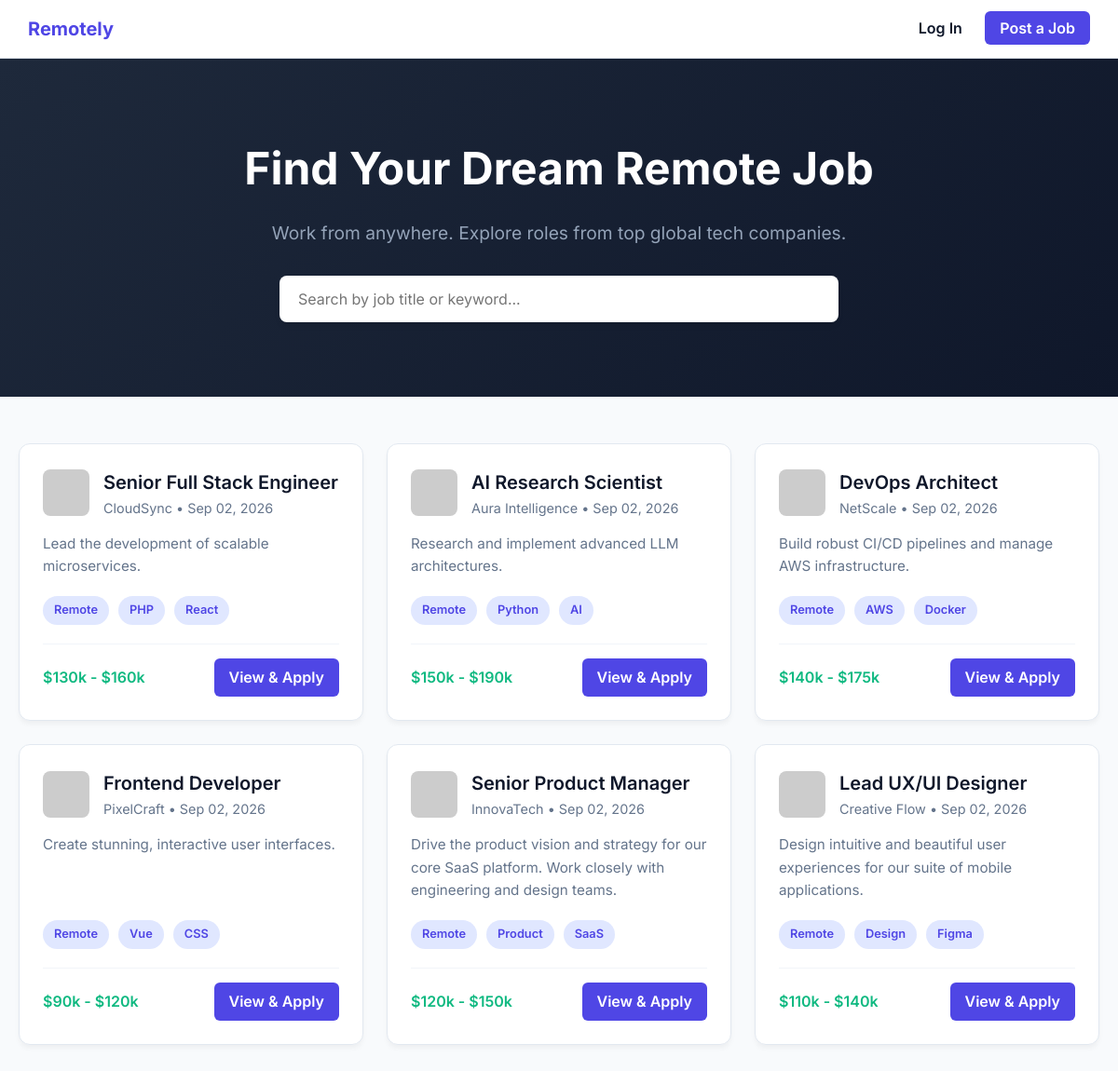
The page / on the database its author committed.
### tables this page shows
CREATE TABLE jobs (

id INT AUTO_INCREMENT PRIMARY KEY,

employer_id INT NULL,

title VARCHAR(255) NOT NULL, company VARCHAR(255) NOT NULL,
description TEXT NOT NULL,

tags VARCHAR(255) DEFAULT 'Remote',

salary VARCHAR(100), logo_url VARCHAR(255),
posted_at TIMESTAMP DEFAULT CURRENT_TIMESTAMP,

FOREIGN KEY (employer_id) REFERENCES users(id) ON DELETE SET NULL

);

### index.php (the view, shortened to what this page needs)
<?php session_start();
require_once 'db.php';
$stmt = $pdo->query("SELECT * FROM jobs ORDER BY posted_at DESC");
$jobs = $stmt->fetchAll();
$is_logged_in = isset($_SESSION['user_id']);
?>
<!DOCTYPE html>
<html lang="en">
<head>
</head>
<body>
    <nav class="top-nav">
        <div style="font-weight: 700; font-size: 1.25rem; color: var(--primary);">Remotely</div>
        <div class="nav-links">
            <?php if (!$is_logged_in): ?>
                <a href="login.php">Log In</a>
                <a href="login.php" class="btn-primary">Post a Job</a>
            <?php endif; ?>
        </div>
    </nav>
    <header class="hero">
        <h1>Find Your Dream Remote Job</h1>
        <p>Work from anywhere. Explore roles from top global tech companies.</p>
        <div class="search-bar">
            <input type="text" id="searchInput" placeholder="Search by job title or keyword...">
        </div>
    </header>
    <main class="container">
        <div class="job-grid" id="jobGrid">
            <?php if (count($jobs) > 0): ?>
                <?php foreach($jobs as $job): ?>
                    <article class="job-card">
                        <div class="card-header">
                            <img src="<?= htmlspecialchars($job['logo_url']) ?>" alt="<?= htmlspecialchars($job['company']) ?> logo">
                            <div>
                                <div class="job-title"><?= htmlspecialchars($job['title']) ?></div>
                                <div class="company-name"><?= htmlspecialchars($job['company']) ?> &bull; <?= date('M d, Y', strtotime($job['posted_at'])) ?></div>
                            </div>
                        </div>
                        <p class="job-desc"><?= htmlspecialchars($job['description']) ?></p>
                        <div class="tags">
                            <?php
                            $tags = explode(',', $job['tags']);
                            foreach($tags as $tag):
                            ?>
                                <span class="tag"><?= htmlspecialchars(trim($tag)) ?></span>
                            <?php endforeach; ?>
                        </div>
                        <div class="card-footer">
                            <span class="salary"><?= htmlspecialchars($job['salary']) ?></span>
                            <a href="job.php?id=<?= $job['id'] ?>" class="apply-btn" style="text-decoration: none; text-align: center;">View & Apply</a>
                        </div>
                    </article>
                <?php endforeach; ?>
            <?php else: ?>
                <p>No jobs found. Check back later!</p>
            <?php endif; ?>
        </div>
    </main>
</body>
</html>

### index.php (style rules this page uses)
:root { --primary: #4f46e5; --primary-hover: #4338ca; --bg: #f8fafc; --card-bg: #ffffff; --text-main: #0f172a; --text-muted: #64748b; }
* { margin: 0; padding: 0; box-sizing: border-box; font-family: 'Inter', sans-serif; }
body { background-color: var(--bg); color: var(--text-main); line-height: 1.6; }
.hero { background: linear-gradient(135deg, #1e293b 0%, #0f172a 100%); color: white; padding: 80px 20px; text-align: center; animation: fadeInDown 1s ease-out; }
.hero h1 { font-size: 3rem; margin-bottom: 15px; }
.hero p { color: #94a3b8; font-size: 1.2rem; margin-bottom: 30px; }
.search-bar { max-width: 600px; margin: 0 auto; display: flex; gap: 10px; }
.search-bar input { flex: 1; padding: 15px 20px; border: none; border-radius: 8px; font-size: 1rem; box-shadow: 0 4px 6px -1px rgba(0, 0, 0, 0.1); transition: transform 0.2s ease; }
.container { max-width: 1200px; margin: 50px auto; padding: 0 20px; }
.job-grid { display: grid; grid-template-columns: repeat(auto-fill, minmax(350px, 1fr)); gap: 25px; }
.job-card { background: var(--card-bg); border-radius: 12px; padding: 25px; box-shadow: 0 4px 6px -1px rgba(0, 0, 0, 0.05); transition: all 0.3s cubic-bezier(0.4, 0, 0.2, 1); border: 1px solid #e2e8f0; display: flex; flex-direction: column; opacity: 0; animation: slideUp 0.6s ease-out forwards; }
.job-card:nth-child(1) { animation-delay: 0.1s; }
.job-card:nth-child(2) { animation-delay: 0.2s; }
.job-card:nth-child(3) { animation-delay: 0.3s; }
.job-card:nth-child(4) { animation-delay: 0.4s; }
.card-header { display: flex; align-items: center; gap: 15px; margin-bottom: 15px; }
.card-header img { width: 50px; height: 50px; border-radius: 8px; object-fit: cover; }
.job-title { font-size: 1.25rem; font-weight: 600; color: var(--text-main); }
.company-name { color: var(--text-muted); font-size: 0.9rem; }
.job-desc { color: var(--text-muted); font-size: 0.95rem; margin-bottom: 20px; flex-grow: 1; }
.tags { display: flex; gap: 10px; margin-bottom: 20px; flex-wrap: wrap; }
.tag { background: #e0e7ff; color: var(--primary); padding: 5px 12px; border-radius: 20px; font-size: 0.8rem; font-weight: 600; }
.card-footer { display: flex; justify-content: space-between; align-items: center; border-top: 1px solid #f1f5f9; padding-top: 15px; }
.salary { font-weight: 600; color: #10b981; }
.apply-btn { background: var(--primary); color: white; border: none; padding: 8px 16px; border-radius: 6px; cursor: pointer; font-weight: 600; transition: background 0.2s; }
.top-nav { display: flex; justify-content: space-between; align-items: center; padding: 15px 30px; background: white; border-bottom: 1px solid #e2e8f0; }
.nav-links a { margin-left: 20px; text-decoration: none; color: var(--text-main); font-weight: 600; transition: color 0.2s; }
.nav-links a.btn-primary { background: var(--primary); color: white; padding: 8px 16px; border-radius: 6px; transition: background 0.2s; }

### rows shown on the page
jobs: title "Senior Full Stack Engineer", company "CloudSync", posted_at "Sep 02, 2026", description "Lead the development of scalable microservices.", tags "Remote", tags "PHP", tags "React", salary "$130k - $160k"
jobs: title "AI Research Scientist", company "Aura Intelligence", posted_at "Sep 02, 2026", description "Research and implement advanced LLM architectures.", tags "Remote", tags "Python", tags "AI", salary "$150k - $190k"
jobs: title "DevOps Architect", company "NetScale", posted_at "Sep 02, 2026", description "Build robust CI/CD pipelines and manage AWS infrastructure.", tags "Remote", tags "AWS", tags "Docker", salary "$140k - $175k"
jobs: title "Frontend Developer", company "PixelCraft", posted_at "Sep 02, 2026", description "Create stunning, interactive user interfaces.", tags "Remote", tags "Vue", tags "CSS", salary "$90k - $120k"
jobs: title "Senior Product Manager", company "InnovaTech", posted_at "Sep 02, 2026", description "Drive the product vision and strategy for our core SaaS platform. Work closely with engineering and design teams.", tags "Remote", tags "Product", tags "SaaS", salary "$120k - $150k"
jobs: title "Lead UX/UI Designer", company "Creative Flow", posted_at "Sep 02, 2026", description "Design intuitive and beautiful user experiences for our suite of mobile applications.", tags "Remote", tags "Design", tags "Figma", salary "$110k - $140k"
